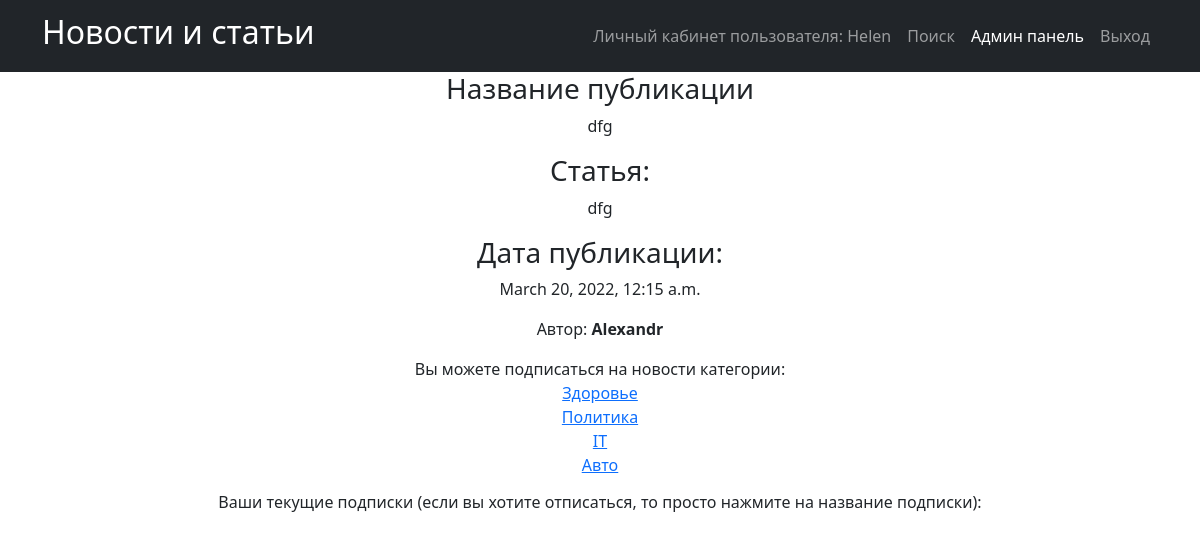
The app's page /news/133 (signed in) with its own data.
### news_portal/models.py (models this page shows, shortened)
class Post(models.Model):
    PostAuthor = models.ForeignKey(Author, on_delete=models.CASCADE)
    NEWS = 'NW'
    ARTICLE = 'AR'
    CATEGORIES = [
        ('NW', 'Новость'),
        ('AR', 'Статья')
    ]
    categoryType = models.CharField(max_length=2, choices=CATEGORIES)
    pubData = models.DateTimeField('дата добавления', auto_now_add=True)
    postCategory = models.ManyToManyField(Category, through='postCategory')
    postTitle = models.CharField('название публикации', max_length=255)
    postText = models.TextField('текст публикации')
    postRating = models.SmallIntegerField('рейтинг публикации', default=0)

class Author(models.Model):
    authorUser = models.OneToOneField(User, on_delete=models.CASCADE)
    authorRating = models.IntegerField(default=0, verbose_name='authorRating')
    def __str__(self):
        return f'{self.authorUser.username}'

class Category(models.Model):
    categoryname = models.CharField('Категория', max_length=64, unique=True)
    subscribers = models.ManyToManyField(User, related_name='subscribers')

### news_portal/views.py (the view)
# urls.py: path('<int:pk>', PostDetailView.as_view(), name='post_detail'),
class PostDetailView(DetailView):
    model = Post
    template_name = 'post_detail.html'
    queryset = Post.objects.all()
    def get_context_data(self, **kwargs):
        context = super().get_context_data(**kwargs)
        id = self.kwargs.get('pk')
        categories = []
        post = Post.objects.get(pk=id)
        for cat in post.postCategory.all():
            if self.request.user in cat.subscribers.all():
                categories.append(cat)
        context['user_category'] = categories
        return context

### news_portal/templatetags/censor.py (called while the page is built)
@register.filter(name='censor')
def censor(value):
    text = value.split()
    for word in text:
        if word.lower() in CENSOR:
            value = value.replace(word, '*' * len(word))
    return value

### templates/post_detail.html (shortened to what this page needs)
{% extends 'flatpages/default.html' %}
{% load censor %}
{% block content %}
 <h3>Название публикации</h3>
    <p>{{  post.postTitle|censor }}</p>
<h3>Статья:</h3>
<p>{{ post.postText|censor }}</p>
<h3>Дата публикации:</h3>
<p>{{ post.pubData }}</p>
    <p>Автор: <b>{{ post.PostAuthor }}</b></p>
{% if request.user.is_authenticated %}
        <p>
            Вы можете подписаться на новости категории:
            {% for category in post.postCategory.all %}
                {% if not category in user_category %}
                    <a href="{% url 'subscribe' category.pk %}"><br>{{ category.categoryname }}</a>
                {% else %}
                    <br>{{ category.categoryname }}
                {% endif %}
            {% endfor %}
          <h6>Ваши текущие подписки (если вы хотите отписаться, то просто нажмите на название подписки):</h6>
</p>
{% endif %}
{% endblock content %}

### templates/flatpages/default.html (shortened to what this page needs)
<!DOCTYPE html>
<html lang="en">
    <head>
        {% load static %}
        <link href="{% static 'css/styles.css' %}" rel="stylesheet" />
    </head>
    <body>
        <nav class="navbar navbar-expand-lg navbar-dark bg-dark">
            <div class="container">
                <a class="navbar-brand" href=/news/><h2>Новости и статьи</h2></a>
                <div class="collapse navbar-collapse" id="navbarSupportedContent">
                    <ul class="navbar-nav ms-auto mb-2 mb-lg-0">
                        <li class="nav-item"><a class="nav-link" href=http://127.0.0.1:8000>Личный кабинет пользователя: {{request.user.username}}</a></li>
                        <li class="nav-item"><a class="nav-link" href=/news/search/>Поиск</a></li>
                        <li class="nav-item"><a class="nav-link active" aria-current="page" href=/admin/>Админ панель</a></li>
                        <li class="nav-item"><a class="nav-link" href=/sign/logout/>Выход</a></li>
                            </ul>
                </div>
            </div>
        </nav>
        <div class="container">
           <div class="row">
               <div class="col-lg-12 text-center">
                   {% block content %}{% endblock content %}
               </div>
           </div>
        </div>
    </body>
</html>

### records on screen
Post: postTitle|censor "dfg", postText|censor "dfg", pubData "March 20, 2022, 12:15 a.m.", PostAuthor "Alexandr"
Category: categoryname "Здоровье"
Category: categoryname "Политика"
Category: categoryname "IT"
Category: categoryname "Авто"

### other values on screen
{{ request.user.username }} "Helen"
